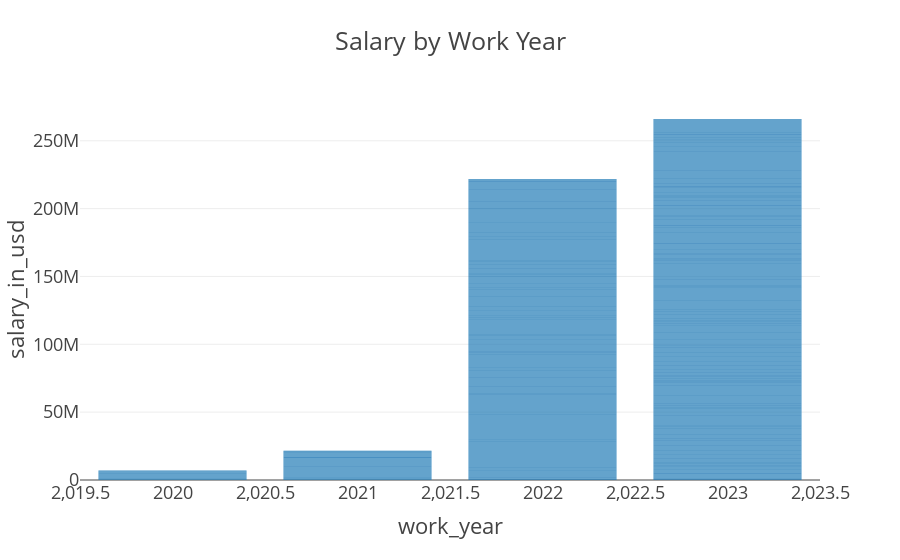

The notebook cell this image was saved under:
### Markdown cell above
¿Cómo ha cambiado el salario medio con el paso del tiempo (work_year)?

### Code cell
fig = px.bar(df, x='work_year', y='salary_in_usd', template="presentation", title="Salary by Work Year")
fig.show()

### Figure 1 — Plotly figure (JSON) as saved in the notebook; plotly's stock layout.template omitted (floating-point values rounded to 4 significant figures; data arrays with more than 128 entries replaced by an {"elided": "..."} marker saying what was removed)
{"data": [{"alignmentgroup": "True", "hovertemplate": "work_year=%{x}<br>salary_in_usd=%{y}<extra></extra>", "legendgroup": "", "marker": {"color": "#1F77B4", "pattern": {"shape": ""}}, "name": "", "offsetgroup": "", "orientation": "v", "showlegend": false, "textposition": "auto", "type": "bar", "x": {"elided": "3755 int values"}, "xaxis": "x", "y": {"elided": "3755 int values"}, "yaxis": "y"}], "layout": {"barmode": "relative", "legend": {"tracegroupgap": 0}, "title": {"text": "Salary by Work Year"}, "xaxis": {"anchor": "y", "domain": [0, 1], "title": {"text": "work_year"}}, "yaxis": {"anchor": "x", "domain": [0, 1], "title": {"text": "salary_in_usd"}}}}
